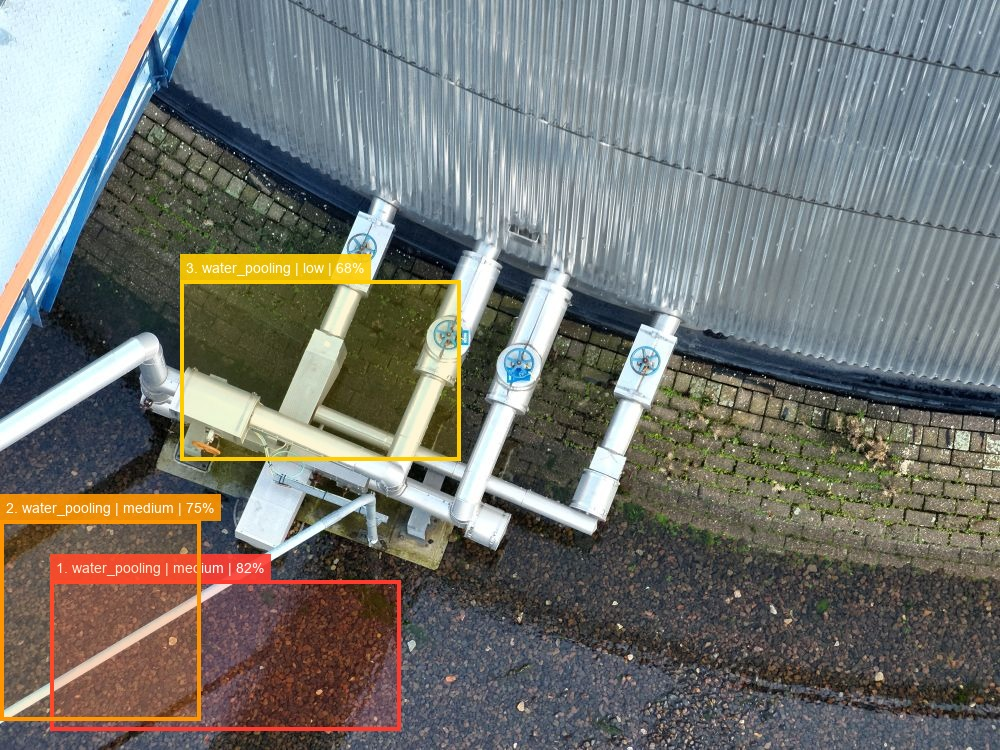
#> input picture annotated_diff.jpg, 1000 x 750 px
$ python -i stitcher_module_gpt.py   (imports and definitions only)
#> lines starting #> are read from the running program, lines starting #| are printed output that depends on the picture
from pathlib import Path
import cv2 as cv
from PIL import Image
from matplotlib import pyplot as plt
from config import PACKAGE_ROOT
from stitching.images import Images
from data_manager.data_manager import get_photo_stream_paths
from stitching.feature_detector import FeatureDetector
from stitching.feature_matcher import FeatureMatcher
from stitching.subsetter import Subsetter
from stitching.camera_estimator import CameraEstimator
from stitching.camera_adjuster import CameraAdjuster
from stitching.camera_wave_corrector import WaveCorrector
from stitching.warper import Warper
from stitching.timelapser import Timelapser
from stitching.cropper import Cropper


# [4 lines left out: function plot_image, not called in this run]


def get_image_paths(img_set):
    return [str(path.relative_to(".")) for path in Path("imgs").rglob(f"{img_set}*")]


def load_images():
    weir_imgs = [str(x) for x in get_photo_stream_paths()]
    return Images.of(weir_imgs)


def resize_images(images):
    return {
        "medium": list(images.resize(Images.Resolution.MEDIUM)),
        "low": list(images.resize(Images.Resolution.LOW)),
        "final": list(images.resize(Images.Resolution.FINAL)),
    }


def detect_features(medium_imgs):
    finder = FeatureDetector()
    return [finder.detect_features(img) for img in medium_imgs]


def match_features(features):
    matcher = FeatureMatcher()
    return matcher.match_features(features)


# [93 lines left out: functions subset_images, estimate_cameras, warp_images, process_timelapse, crop_images, export_images and 1 more, not called in this run]


# [2 lines not run here, left out]

>>> import cv2
>>> picture = cv2.imread('../../annotated_diff.jpg', cv2.IMREAD_GRAYSCALE)
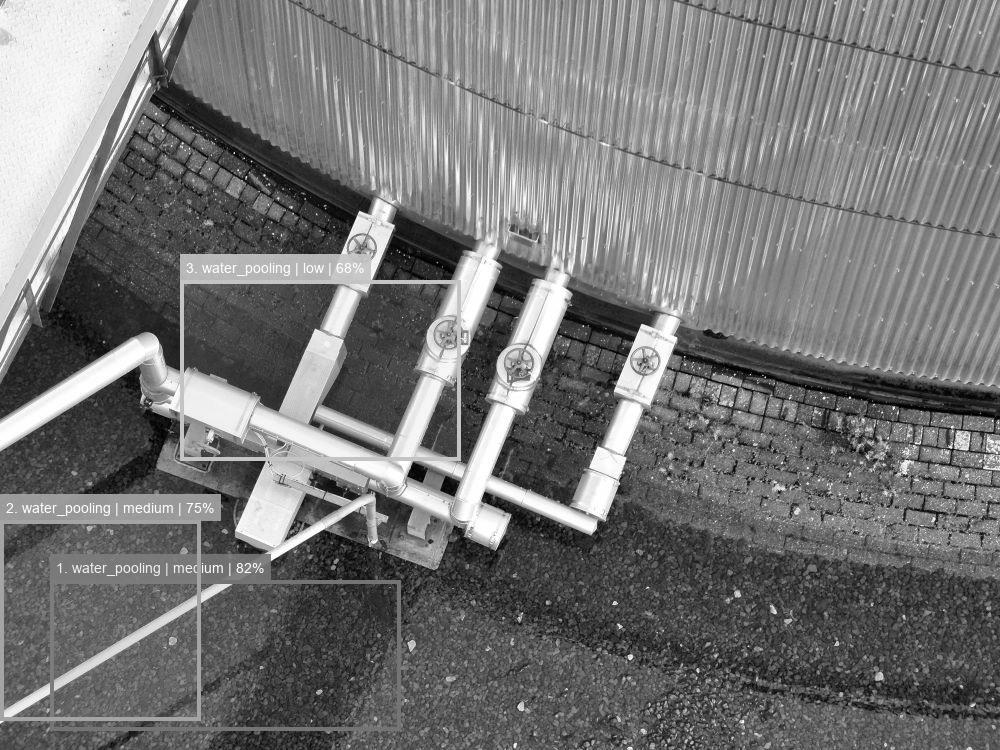
#> picture: shape (750, 1000); min 0, max 255, mean 117.2
#> (the run stopped early here; a loop or call above may not have finished)
